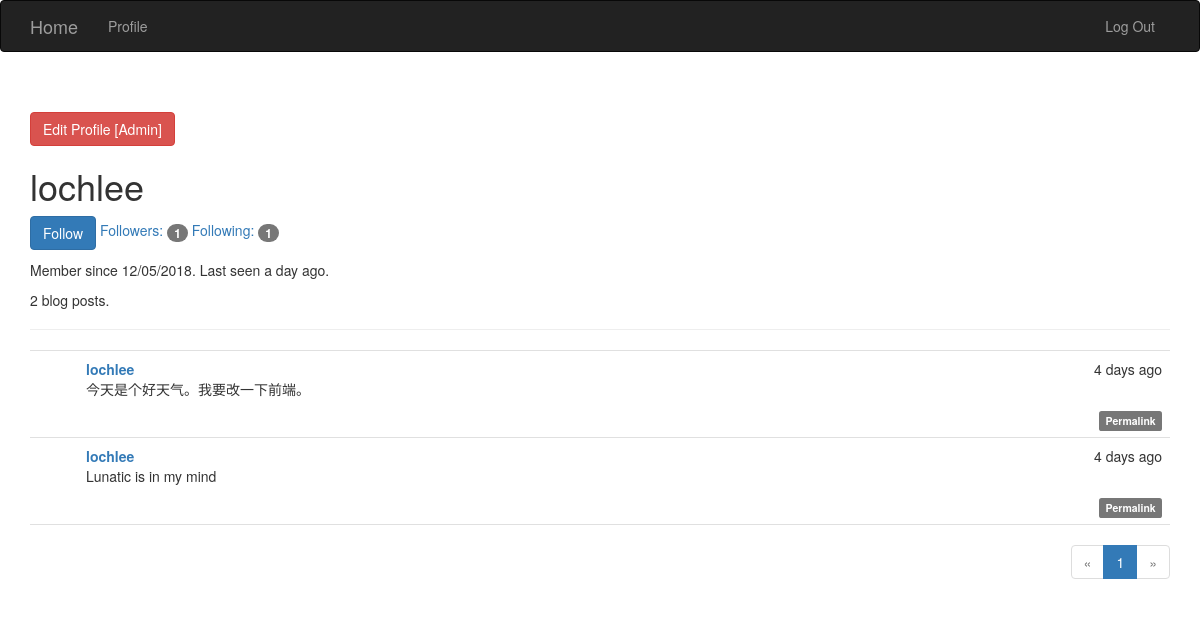
Screenshot of /user/lochlee (signed in) with the database file from the repository.
### app/models.py (models this page shows, shortened)
class User(db.Model,UserMixin):
	__tablename__='users'
	id=db.Column(db.Integer,primary_key=True)
	email=db.Column(db.String(64),unique=True,index=True)
	username=db.Column(db.String(64),unique=True)
	role_id=db.Column(db.Integer,db.ForeignKey('roles.id'))
	password_hash=db.Column(db.String(128))
	confirmed=db.Column(db.Boolean,default=False)
	name=db.Column(db.String(64))
	location=db.Column(db.String(64))
	about_me=db.Column(db.Text())
	member_since=db.Column(db.DateTime(),default=datetime.utcnow)
	last_seen=db.Column(db.DateTime(),default=datetime.utcnow)
	posts=db.relationship('Post',backref='author',lazy='dynamic')
	followers=db.relationship('Follow',foreign_keys=[Follow.followed_id],backref=db.backref('followed',lazy='joined'),lazy='dynamic',cascade='all,delete-orphan')
	followed=db.relationship('Follow',foreign_keys=[Follow.follower_id],backref=db.backref('follower',lazy='joined'),lazy='dynamic',cascade='all,delete-orphan')
	comments=db.relationship('Comment',backref='author',lazy='dynamic')
	photo=db.relationship('Photo',backref='user')
	def is_following(self,user):
		return self.followed.filter_by(followed_id=user.id).first() is not None
	def can(self,permissions):
		return self.role is not None and (self.role.permissions&permissions)==permissions
	def is_administrator(self):
		return self.can(Permission.ADMINISTER)
	def ping(self):
		self.last_seen=datetime.utcnow()
		db.session.add(self)
	@property
	def password(self):
		raise AttributeError('password is not a readable attribute')

class Post(db.Model):
	__tablename__='posts'
	id=db.Column(db.Integer,primary_key=True)
	body=db.Column(db.Text)
	timestamp=db.Column(db.DateTime,index=True,default=datetime.utcnow)
	author_id=db.Column(db.Integer,db.ForeignKey('users.id'))
	body_html=db.Column(db.Text)
	comments=db.relationship('Comment',backref='post',lazy='dynamic')

### app/main/views.py (the view)
@main.route('/user/<username>')
def user(username):
    user = User.query.filter_by(username=username).first()
    if user is None:
        abort(404)
    page=request.args.get('page',1,type=int)
    pagination=user.posts.order_by(Post.timestamp.desc()).paginate(page,per_page=current_app.config['POSTS_PER_PAGE'],error_out=False)
    posts=pagination.items
    return render_template('user.html', user=user,posts=posts,pagination=pagination)

### app/auth/views.py (called while the page is built)
@auth.before_app_request
def before_request():
	if current_user.is_authenticated:
		current_user.ping()
		if not current_user.confirmed and request.endpoint[:5]!='auth.' and request.endpoint!='static':
			return redirect(url_for('auth.unconfirmed'))

### app/main/__init__.py (called while the page is built)
@main.app_context_processor
def inject_permissions():
	return dict(Permission=Permission)

### app/models.py (called while the page is built)
@login_manager.user_loader
def load_user(user_id):
	return User.query.get(int(user_id))

### app/templates/user.html (shortened to what this page needs)
{% extends 'base.html' %}
{% import "_macros.html" as macro %}
{% block page_content %}
<div class="page-header">
	{% if user.is_administrator() %}
	<a href="{{url_for('main.edit_profile_admin',id=user.id)}}" class="btn btn-danger">Edit Profile [Admin] </a>
	{% endif %}
	<h1>{{user.username}}</h1>
	<p>
        {% if current_user.can(Permission.FOLLOW) and user != current_user %}
            {% if not current_user.is_following(user) %}
            <a href="{{ url_for('.follow', username=user.username) }}" class="btn btn-primary">Follow</a>
            {% else %}
            <a href="{{ url_for('.unfollow', username=user.username) }}" class="btn btn-default">Unfollow</a>
            {% endif %}
        {% endif %}
        <a href="{{ url_for('.followers', username=user.username) }}">Followers: <span class="badge">{{ user.followers.count() }}</span></a>
        <a href="{{ url_for('.followed_by', username=user.username) }}">Following: <span class="badge">{{ user.followed.count() }}</span></a>
    </p>
	<p>
		Member since {{moment(user.member_since).format('L')}}.
		Last seen {{moment(user.last_seen).fromNow()}}.
	</p>
    <p>{{ user.posts.count() }} blog posts.</p>
</div>
{% include "_posts.html" %}
{% if pagination %}
<div class="pagination">
	{{macro.pagination_widget(pagination,'main.user',username=user.username)}}
</div>
{% endif %}
{% endblock %}

### app/templates/_posts.html (shortened to what this page needs)
<ul class="posts">
    {% for post in posts %}
    <li class="post">
        <div class="post-content">
            <div class="post-date">
                {{moment(post.timestamp).fromNow()}}
            </div>
            <div class="post-author">
                <a href="{{url_for('main.user',username=post.author.username)}}">
				{{post.author.username}}
			</a>
            </div>
            <div class="post-body">
            	{% if post.body_html %}
            		{{post.body_html|safe}}
        		{% else %}
                	{{post.body}}
            	{% endif %}
            </div>
            <div class="post-footer">
            	<a href="{{url_for('.post',id=post.id)}}">
            		<span class="label label-default">Permalink</span>
            	</a>
            </div>
        </div>
    </li>
    {% endfor %}
</ul>

### app/static/styles.css (style rules this page uses)
ul.posts { list-style-type: none; padding: 0px; margin: 16px 0px 0px 0px; border-top: 1px solid #e0e0e0; }
ul.posts li.post { padding: 8px; border-bottom: 1px solid #e0e0e0; }
div.post-date { float: right; }
div.post-author { font-weight: bold; }
div.post-content { margin-left: 48px; min-height: 48px; }
div.post-footer { text-align: right; }
div.pagination { width: 100%; text-align: right; padding: 0px; margin: 0px; }

### rows the page displays
User: username "lochlee", member_since "12/05/2018", last_seen "a day ago"
Post: timestamp "4 days ago", author.username "lochlee", body_html "今天是个好天气。我要改一下前端。"
Post: timestamp "4 days ago", author.username "lochlee", body_html "Lunatic is in my mind"

### other values shown
{{ user.followers.count() }} "1"
{{ user.followed.count() }} "1"
{{ user.posts.count() }} "2"
{{ p }} "1"
